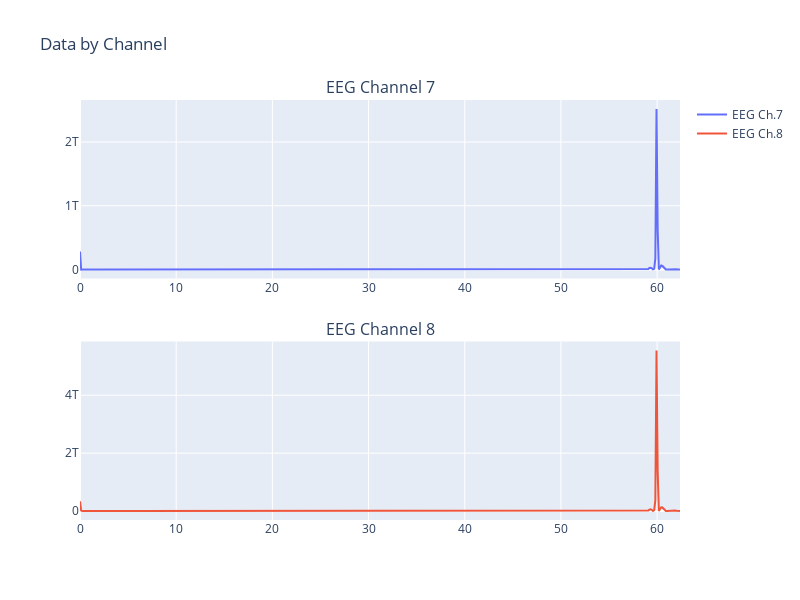

Notebook code for this chart:
### Code cell
# plot
S1.plot(ver='fq', chns=[7,8])

### Figure 1 — Plotly figure (JSON) as saved in the notebook; plotly's stock layout.template omitted (floating-point values rounded to 4 significant figures; data arrays with more than 128 entries replaced by an {"elided": "..."} marker saying what was removed)
{"data": [{"mode": "lines", "name": "EEG Ch.7", "type": "scatter", "x": {"elided": "512 float values"}, "xaxis": "x", "y": {"elided": "512 float values"}, "yaxis": "y"}, {"mode": "lines", "name": "EEG Ch.8", "type": "scatter", "x": {"elided": "512 float values"}, "xaxis": "x2", "y": {"elided": "512 float values"}, "yaxis": "y2"}], "layout": {"annotations": [{"font": {"size": 16}, "showarrow": false, "text": "EEG Channel 7", "x": 0.5, "xanchor": "center", "xref": "paper", "y": 1, "yanchor": "bottom", "yref": "paper"}, {"font": {"size": 16}, "showarrow": false, "text": "EEG Channel 8", "x": 0.5, "xanchor": "center", "xref": "paper", "y": 0.425, "yanchor": "bottom", "yref": "paper"}], "height": 600, "title": {"text": "Data by Channel"}, "width": 800, "xaxis": {"anchor": "y", "domain": [0, 1]}, "xaxis2": {"anchor": "y2", "domain": [0, 1]}, "yaxis": {"anchor": "x", "domain": [0.575, 1]}, "yaxis2": {"anchor": "x2", "domain": [0, 0.425]}}}
